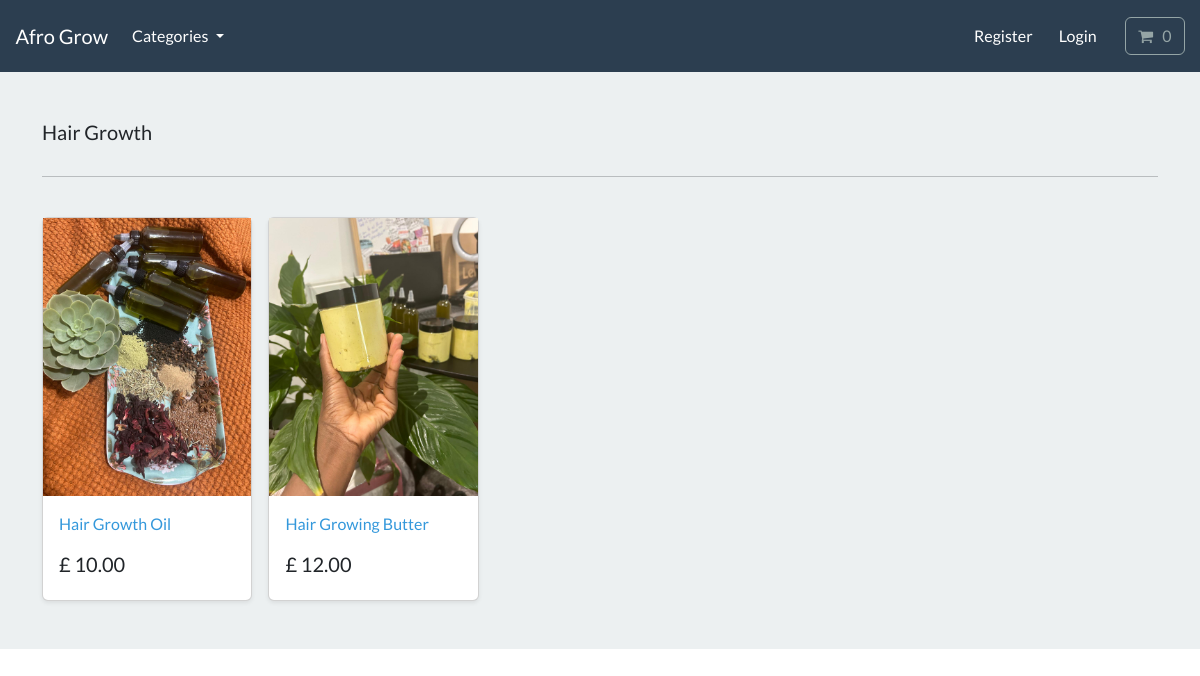
The page /search/hair-growth/ on the database its author committed.
### store/models.py (models this page shows, shortened)
class Category(models.Model):
    name = models.CharField(max_length=250, db_index=True)
    slug = models.SlugField(max_length=250, unique=True)
    class Meta:
        verbose_name_plural = 'categories'
    def get_absolute_url(self):
        return reverse('list-category', args=[self.slug])

class Product(models.Model):
    category = models.ForeignKey(Category, related_name='product', on_delete=models.CASCADE, null=True)
    title = models.CharField(max_length=250)
    brand = models.CharField(max_length=250, default='un-branded')
    description = models.TextField(blank=True)
    slug = models.SlugField(max_length=255)
    price = models.DecimalField(max_digits=4, decimal_places=2)
    image = models.ImageField(upload_to='images/')
    class Meta:
        verbose_name_plural = 'products'
    def get_absolute_url(self):
        return reverse('product-info', args=[self.slug])

### store/views.py (the view)
# urls.py: path('search/<slug:category_slug>/', views.list_category, name='list-category'),
def list_category(request, category_slug=None):
    category = get_object_or_404(Category, slug=category_slug)
    products = Product.objects.filter(category=category)
    return render(request, 'store/list-category.html', {'category':category, 'products':products})

### cart/cart.py (called while the page is built)
    def __len__(self):
        return sum(item['qty'] for item in self.cart.values())

### cart/context_processors.py (called while the page is built)
def cart(request):
    return {'cart': Cart(request)}

### store/views.py (called while the page is built)
def categories(request):
    all_categories = Category.objects.all()
    return {'all_categories': all_categories}

### store/templates/store/list-category.html
{% extends "./base.html" %}
{% load static %}
{% block content %}
<main>
  <div class="album py-5 bg-light">
    <div class="container">
      <div class="pb-3 h5"> {{ category.name | capfirst }} </div>
      <hr>
      <br>
      <div class="row row-cols-1 row-cols-sm-2 row-cols-md-5 g-3">
        {% for product in products %}
        <div class="col">
          <div class="card shadow-sm">
          <img class="img-fluid" alt="Responsive image" src="{{ product.image.url }}">
            <div class="card-body">
              <p class="card-text">
                <a class="text-info text-decoration-none" href="{{ product.get_absolute_url }}"> {{ product.title }} </a>
              </p>
              <div class="d-flex justify-content-between align-items-center">
                <h5> £ {{ product.price }} </h5>
              </div>
            </div>
          </div>
        </div>
        {% endfor%}
      </div>
    </div>
  </div>
</main>
{% endblock %}

### rows shown on the page
Category: name "Hair Growth"
Product: image (picture), title "Hair Growth Oil", price "10.00"
Product: image (picture), title "Hair Growing Butter", price "12.00"
